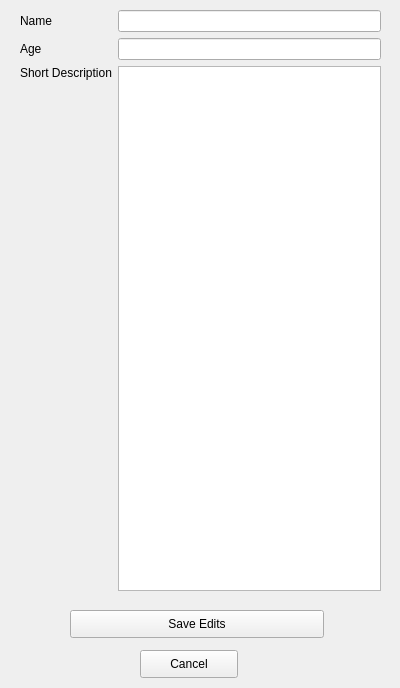
<?xml version="1.0" encoding="UTF-8"?>
<ui version="4.0">
 <class>Form</class>
 <widget class="QWidget" name="Form">
  <property name="windowModality">
   <enum>Qt::NonModal</enum>
  </property>
  <property name="geometry">
   <rect>
    <x>0</x>
    <y>0</y>
    <width>400</width>
    <height>688</height>
   </rect>
  </property>
  <property name="windowTitle">
   <string>Form</string>
  </property>
  <widget class="QWidget" name="gridLayoutWidget">
   <property name="geometry">
    <rect>
     <x>20</x>
     <y>10</y>
     <width>361</width>
     <height>581</height>
    </rect>
   </property>
   <layout class="QGridLayout" name="gridLayout">
    <item row="1" column="1">
     <widget class="QLineEdit" name="ageLineEdit"/>
    </item>
    <item row="1" column="0">
     <widget class="QLabel" name="label_2">
      <property name="text">
       <string>Age</string>
      </property>
     </widget>
    </item>
    <item row="0" column="1">
     <widget class="QLineEdit" name="nameLineEdit"/>
    </item>
    <item row="2" column="0">
     <widget class="QLabel" name="label_3">
      <property name="sizePolicy">
       <sizepolicy hsizetype="Preferred" vsizetype="Preferred">
        <horstretch>0</horstretch>
        <verstretch>0</verstretch>
       </sizepolicy>
      </property>
      <property name="text">
       <string>Short Description</string>
      </property>
      <property name="alignment">
       <set>Qt::AlignLeading|Qt::AlignLeft|Qt::AlignTop</set>
      </property>
     </widget>
    </item>
    <item row="2" column="1">
     <widget class="QTextEdit" name="descTextEdit"/>
    </item>
    <item row="0" column="0">
     <widget class="QLabel" name="label">
      <property name="text">
       <string>Name</string>
      </property>
     </widget>
    </item>
   </layout>
  </widget>
  <widget class="QPushButton" name="addBtn">
   <property name="geometry">
    <rect>
     <x>70</x>
     <y>610</y>
     <width>254</width>
     <height>28</height>
    </rect>
   </property>
   <property name="text">
    <string>Save Edits</string>
   </property>
  </widget>
  <widget class="QPushButton" name="cancelBtn">
   <property name="geometry">
    <rect>
     <x>140</x>
     <y>650</y>
     <width>98</width>
     <height>28</height>
    </rect>
   </property>
   <property name="text">
    <string>Cancel</string>
   </property>
  </widget>
 </widget>
 <resources/>
 <connections/>
</ui>
